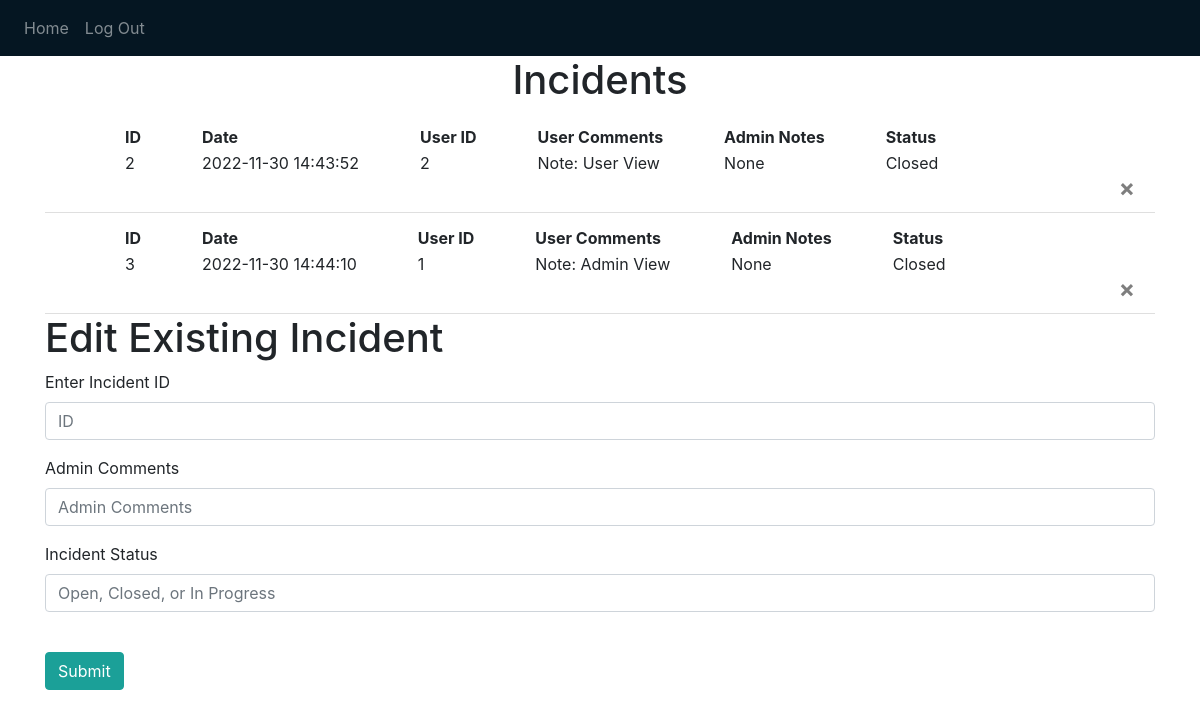
The page / (signed in) on the database as committed earlier.
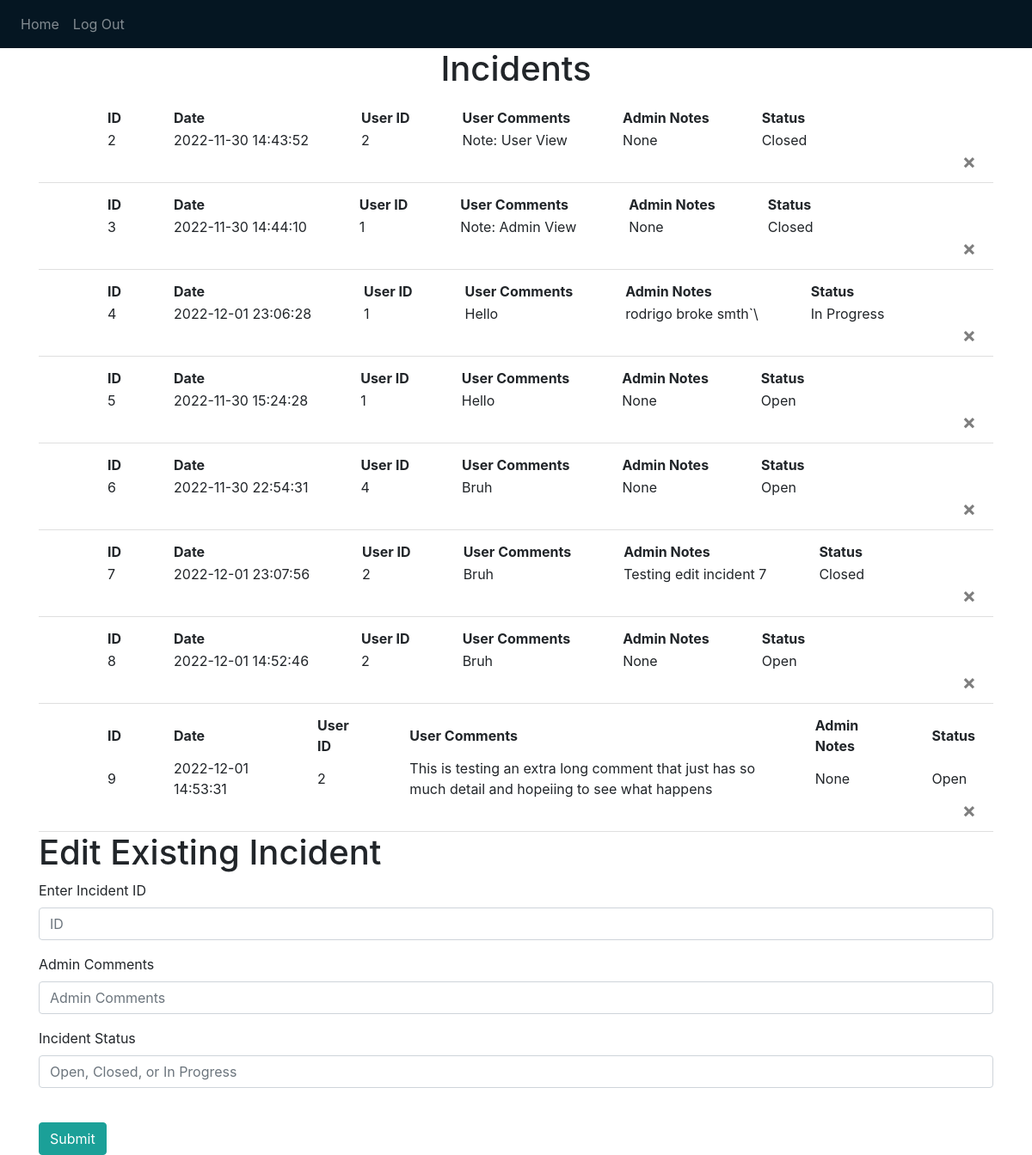
The same page on the database as committed later.
### website/models.py (models this page shows)
class Note(db.Model):
    id = db.Column(db.Integer, primary_key=True) #ID incremeneted on its own
    data = db.Column(db.String(10000)) #Notes from User that created the issue
    date = db.Column(db.DateTime(timezone=True), default=func.now()) #Automatically adds the date for us
    user_id = db.Column(db.Integer, db.ForeignKey('user.id')) #Foreign key is the user.id that created the note
    admin_notes = db.Column(db.String(10000)) #Notes from admin handling issue
    status = db.Column(db.String, default='Open') #False is open, True is closed

### website/views.py (the view, shortened to what this page needs)
@views.route('/', methods = ['GET', 'POST'])
@login_required
def home():
    notes = Note.query.all()
    if (current_user.admin_access == True):
        return render_template("admin.html", user=current_user, notes=notes)

### website/__init__.py (called while the page is built)
def create_app():
    app = Flask(__name__)
    app.config['SECRET_KEY'] = 'THIS IS THE SECRET KEY FOR THE APP' #can be anything you want but you want to hide this
    app.config['SQLALCHEMY_DATABASE_URI'] = f'sqlite:///{DB_NAME}' #Telling flask where the databse is located
    db.init_app(app) #initializing database with the app\
    from .views import views
    from .auth import auth
    app.register_blueprint(views, url_prefix='/')
    app.register_blueprint(auth, url_prefix='/')
    from .models import User, Note
    with app.app_context():
        db.create_all()
    login_manager = LoginManager()
    login_manager.login_view = 'auth.login'
    login_manager.init_app(app)
    @login_manager.user_loader
    def load_user(id):
        return User.query.get(int(id))
    return app

### website/templates/admin.html
{% extends "base.html" %} {% block title %}Admin View{% endblock %} {% block content
    %}
    <h1 align="center">Incidents</h1>
    <ul class="list-group list-group-flush" id="notes">
      {% for note in notes %}
      <li class="list-group-item">
        <table>
          <tr>
            <th>ID </th>
            <th>Date </th>
            <th>User ID </th>
            <th>User Comments </th>
            <th>Admin Notes</th>
            <th>Status</th>
          </tr>
          <tr>
            <td>{{ note.id }}</td>
            <td>{{ note.date}}</td>
            <td>{{ note.user_id }}</td>
            <td>{{ note.data }}</td>
            <td>{{ note.admin_notes }}</td>
            <td>{{ note.status }}</td>
          </tr>
        </table>
        <button type="button" class="close" onClick="deleteNote({{ note.id }})">
          <span aria-hidden="true">&times;</span>
        </button>
      </li>
      {% endfor %}
    </ul>
    <h1>Edit Existing Incident</h1>
    <form method="POST" name="note-edit">
      <div class="form-group">
        <label for="note_id">Enter Incident ID</label>
        <input
            type="text"
            class="form-control"
            id="note_id"
            name="note_id"
            placeholder="ID"
        />
      </div>
      <div class="form-group">
        <label for="admin_comments">Admin Comments</label>
        <input
            type="text"
            class="form-control"
            id="admin_comments"
            name="admin_comments"
            placeholder="Admin Comments"
        />
      </div>
      <div class="form-group">
        <label for="note_status">Incident Status</label>
        <input
            type="text"
            class="form-control"
            id="note_status"
            name="note_status"
            placeholder="Open, Closed, or In Progress"
        />
      </div>
      <br />
      <button id="note-edit" type="submit" class="btn btn-primary">Submit</button>
    </form>
    {% endblock %}

Rows that differ between the two databases and show on the page:
added Note: id "4", date "2022-12-01 23:06:28", user_id "1", data "Hello", admin_notes "rodrigo broke smth`\\", status "In Progress"
added Note: id "5", date "2022-11-30 15:24:28", user_id "1", data "Hello", admin_notes "None", status "Open"
added Note: id "6", date "2022-11-30 22:54:31", user_id "4", data "Bruh", admin_notes "None", status "Open"
added Note: id "7", date "2022-12-01 23:07:56", user_id "2", data "Bruh", admin_notes "Testing edit incident 7", status "Closed"
added Note: id "8", date "2022-12-01 14:52:46", user_id "2", data "Bruh", admin_notes "None", status "Open"
added Note: id "9", date "2022-12-01 14:53:31", user_id "2", data "This is testing an extra long comment that just has so much detail and hopeiing to see what happens", admin_notes "None", status "Open"
